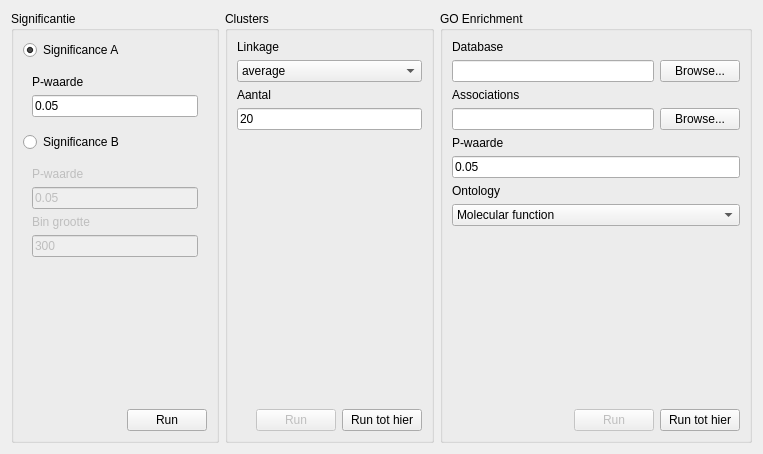
<?xml version="1.0" encoding="UTF-8"?>
<ui version="4.0">
 <class>Form</class>
 <widget class="QWidget" name="Form">
  <property name="windowModality">
   <enum>Qt::NonModal</enum>
  </property>
  <property name="geometry">
   <rect>
    <x>0</x>
    <y>0</y>
    <width>763</width>
    <height>454</height>
   </rect>
  </property>
  <property name="windowTitle">
   <string>Form</string>
  </property>
  <layout class="QGridLayout" name="gridLayout">
   <item row="0" column="0">
    <layout class="QHBoxLayout" name="horizontalLayout_2" stretch="2,2,3">
     <property name="sizeConstraint">
      <enum>QLayout::SetDefaultConstraint</enum>
     </property>
     <item>
      <widget class="QGroupBox" name="groupBox_2">
       <property name="sizePolicy">
        <sizepolicy hsizetype="Preferred" vsizetype="Preferred">
         <horstretch>0</horstretch>
         <verstretch>0</verstretch>
        </sizepolicy>
       </property>
       <property name="title">
        <string>Significantie</string>
       </property>
       <layout class="QVBoxLayout" name="verticalLayout_3">
        <item>
         <widget class="QRadioButton" name="sig_a">
          <property name="text">
           <string>Significance A</string>
          </property>
          <property name="checked">
           <bool>true</bool>
          </property>
         </widget>
        </item>
        <item>
         <widget class="QWidget" name="widget" native="true">
          <layout class="QVBoxLayout" name="verticalLayout_4">
           <item>
            <widget class="QLabel" name="label">
             <property name="text">
              <string>P-waarde</string>
             </property>
            </widget>
           </item>
           <item>
            <widget class="QLineEdit" name="p_sig_a">
             <property name="text">
              <string>0.05</string>
             </property>
            </widget>
           </item>
          </layout>
         </widget>
        </item>
        <item>
         <widget class="QRadioButton" name="sig_b">
          <property name="text">
           <string>Significance B</string>
          </property>
         </widget>
        </item>
        <item>
         <widget class="QWidget" name="widget_2" native="true">
          <property name="enabled">
           <bool>false</bool>
          </property>
          <layout class="QVBoxLayout" name="verticalLayout_5">
           <item>
            <widget class="QLabel" name="label_2">
             <property name="text">
              <string>P-waarde</string>
             </property>
            </widget>
           </item>
           <item>
            <widget class="QLineEdit" name="p_sig_b">
             <property name="text">
              <string>0.05</string>
             </property>
            </widget>
           </item>
           <item>
            <widget class="QLabel" name="label_3">
             <property name="text">
              <string>Bin grootte</string>
             </property>
            </widget>
           </item>
           <item>
            <widget class="QLineEdit" name="bin_size_edit">
             <property name="text">
              <string>300</string>
             </property>
            </widget>
           </item>
          </layout>
         </widget>
        </item>
        <item>
         <spacer name="verticalSpacer">
          <property name="orientation">
           <enum>Qt::Vertical</enum>
          </property>
          <property name="sizeHint" stdset="0">
           <size>
            <width>20</width>
            <height>40</height>
           </size>
          </property>
         </spacer>
        </item>
        <item>
         <layout class="QHBoxLayout" name="horizontalLayout_3">
          <item>
           <spacer name="horizontalSpacer_2">
            <property name="orientation">
             <enum>Qt::Horizontal</enum>
            </property>
            <property name="sizeHint" stdset="0">
             <size>
              <width>40</width>
              <height>20</height>
             </size>
            </property>
           </spacer>
          </item>
          <item>
           <widget class="QPushButton" name="sig_run">
            <property name="text">
             <string>Run</string>
            </property>
           </widget>
          </item>
         </layout>
        </item>
       </layout>
      </widget>
     </item>
     <item>
      <widget class="QGroupBox" name="groupBox_3">
       <property name="sizePolicy">
        <sizepolicy hsizetype="Preferred" vsizetype="Preferred">
         <horstretch>0</horstretch>
         <verstretch>0</verstretch>
        </sizepolicy>
       </property>
       <property name="title">
        <string>Clusters</string>
       </property>
       <layout class="QVBoxLayout" name="verticalLayout_6">
        <item>
         <widget class="QLabel" name="label_4">
          <property name="text">
           <string>Linkage</string>
          </property>
         </widget>
        </item>
        <item>
         <widget class="QComboBox" name="linkage_combo">
          <item>
           <property name="text">
            <string>average</string>
           </property>
          </item>
          <item>
           <property name="text">
            <string>single</string>
           </property>
          </item>
          <item>
           <property name="text">
            <string>complete</string>
           </property>
          </item>
          <item>
           <property name="text">
            <string>centroid</string>
           </property>
          </item>
         </widget>
        </item>
        <item>
         <widget class="QLabel" name="label_5">
          <property name="text">
           <string>Aantal</string>
          </property>
         </widget>
        </item>
        <item>
         <widget class="QLineEdit" name="num_clusters_edit">
          <property name="text">
           <string>20</string>
          </property>
         </widget>
        </item>
        <item>
         <spacer name="verticalSpacer_2">
          <property name="orientation">
           <enum>Qt::Vertical</enum>
          </property>
          <property name="sizeHint" stdset="0">
           <size>
            <width>20</width>
            <height>40</height>
           </size>
          </property>
         </spacer>
        </item>
        <item>
         <layout class="QHBoxLayout" name="horizontalLayout_4">
          <item>
           <spacer name="horizontalSpacer_3">
            <property name="orientation">
             <enum>Qt::Horizontal</enum>
            </property>
            <property name="sizeHint" stdset="0">
             <size>
              <width>40</width>
              <height>20</height>
             </size>
            </property>
           </spacer>
          </item>
          <item>
           <widget class="QPushButton" name="cluster_run">
            <property name="enabled">
             <bool>false</bool>
            </property>
            <property name="text">
             <string>Run</string>
            </property>
           </widget>
          </item>
          <item>
           <widget class="QPushButton" name="clust_run_all">
            <property name="text">
             <string>Run tot hier</string>
            </property>
           </widget>
          </item>
         </layout>
        </item>
       </layout>
      </widget>
     </item>
     <item>
      <widget class="QGroupBox" name="groupBox">
       <property name="sizePolicy">
        <sizepolicy hsizetype="Preferred" vsizetype="Preferred">
         <horstretch>0</horstretch>
         <verstretch>0</verstretch>
        </sizepolicy>
       </property>
       <property name="title">
        <string>GO Enrichment</string>
       </property>
       <layout class="QVBoxLayout" name="verticalLayout_7">
        <item>
         <widget class="QLabel" name="label_6">
          <property name="text">
           <string>Database</string>
          </property>
         </widget>
        </item>
        <item>
         <layout class="QHBoxLayout" name="horizontalLayout">
          <item>
           <widget class="QLineEdit" name="go_db_path"/>
          </item>
          <item>
           <widget class="QPushButton" name="go_browse">
            <property name="text">
             <string>Browse...</string>
            </property>
           </widget>
          </item>
         </layout>
        </item>
        <item>
         <widget class="QLabel" name="label_7">
          <property name="text">
           <string>Associations</string>
          </property>
         </widget>
        </item>
        <item>
         <layout class="QHBoxLayout" name="horizontalLayout_6">
          <item>
           <widget class="QLineEdit" name="ass_path"/>
          </item>
          <item>
           <widget class="QPushButton" name="ass_browse">
            <property name="text">
             <string>Browse...</string>
            </property>
           </widget>
          </item>
         </layout>
        </item>
        <item>
         <widget class="QLabel" name="label_8">
          <property name="text">
           <string>P-waarde</string>
          </property>
         </widget>
        </item>
        <item>
         <widget class="QLineEdit" name="p_value_go_edit">
          <property name="text">
           <string>0.05</string>
          </property>
         </widget>
        </item>
        <item>
         <widget class="QLabel" name="label_9">
          <property name="text">
           <string>Ontology</string>
          </property>
         </widget>
        </item>
        <item>
         <widget class="QComboBox" name="go_combo">
          <item>
           <property name="text">
            <string>Molecular function</string>
           </property>
          </item>
          <item>
           <property name="text">
            <string>Biological process</string>
           </property>
          </item>
          <item>
           <property name="text">
            <string>Cellular component</string>
           </property>
          </item>
         </widget>
        </item>
        <item>
         <spacer name="verticalSpacer_3">
          <property name="orientation">
           <enum>Qt::Vertical</enum>
          </property>
          <property name="sizeHint" stdset="0">
           <size>
            <width>20</width>
            <height>40</height>
           </size>
          </property>
         </spacer>
        </item>
        <item>
         <layout class="QHBoxLayout" name="horizontalLayout_5">
          <item>
           <spacer name="horizontalSpacer_4">
            <property name="orientation">
             <enum>Qt::Horizontal</enum>
            </property>
            <property name="sizeHint" stdset="0">
             <size>
              <width>40</width>
              <height>20</height>
             </size>
            </property>
           </spacer>
          </item>
          <item>
           <widget class="QPushButton" name="go_run">
            <property name="enabled">
             <bool>false</bool>
            </property>
            <property name="text">
             <string>Run</string>
            </property>
           </widget>
          </item>
          <item>
           <widget class="QPushButton" name="go_run_all">
            <property name="text">
             <string>Run tot hier</string>
            </property>
           </widget>
          </item>
         </layout>
        </item>
       </layout>
      </widget>
     </item>
    </layout>
   </item>
  </layout>
 </widget>
 <resources/>
 <connections>
  <connection>
   <sender>sig_a</sender>
   <signal>toggled(bool)</signal>
   <receiver>widget_2</receiver>
   <slot>setEnabled(bool)</slot>
   <hints>
    <hint type="sourcelabel">
     <x>47</x>
     <y>50</y>
    </hint>
    <hint type="destinationlabel">
     <x>27</x>
     <y>176</y>
    </hint>
   </hints>
  </connection>
  <connection>
   <sender>sig_b</sender>
   <signal>toggled(bool)</signal>
   <receiver>widget</receiver>
   <slot>setEnabled(bool)</slot>
   <hints>
    <hint type="sourcelabel">
     <x>133</x>
     <y>143</y>
    </hint>
    <hint type="destinationlabel">
     <x>160</x>
     <y>130</y>
    </hint>
   </hints>
  </connection>
 </connections>
</ui>
